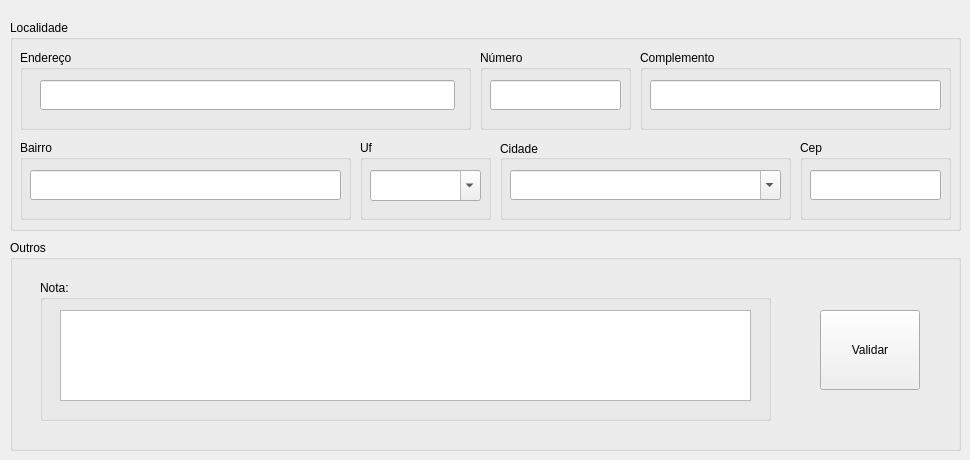
   <widget class="QWidget" name="TabDelivery">
    <attribute name="title">
     <string>Entrega</string>
    </attribute>
    <widget class="QGroupBox" name="GBoxPlaceDelivery">
     <property name="geometry">
      <rect>
       <x>10</x>
       <y>20</y>
       <width>951</width>
       <height>211</height>
      </rect>
     </property>
     <property name="title">
      <string>Localidade</string>
     </property>
     <widget class="QGroupBox" name="GBoxAddressDelivery">
      <property name="geometry">
       <rect>
        <x>10</x>
        <y>30</y>
        <width>451</width>
        <height>80</height>
       </rect>
      </property>
      <property name="title">
       <string>Endereço</string>
      </property>
      <widget class="QLineEdit" name="LEditAddressDelivery">
       <property name="geometry">
        <rect>
         <x>20</x>
         <y>30</y>
         <width>415</width>
         <height>30</height>
        </rect>
       </property>
       <property name="toolTip">
        <string>Informar o Endereçõ de Entrega do Cliente...</string>
       </property>
       <property name="alignment">
        <set>Qt::AlignCenter</set>
       </property>
      </widget>
     </widget>
     <widget class="QGroupBox" name="GBoxNumberDelivery">
      <property name="geometry">
       <rect>
        <x>470</x>
        <y>30</y>
        <width>151</width>
        <height>80</height>
       </rect>
      </property>
      <property name="title">
       <string>Número</string>
      </property>
      <widget class="QLineEdit" name="LEditNumberDelivery">
       <property name="geometry">
        <rect>
         <x>10</x>
         <y>30</y>
         <width>131</width>
         <height>30</height>
        </rect>
       </property>
       <property name="toolTip">
        <string>Informar o Número para o Endereço...</string>
       </property>
       <property name="alignment">
        <set>Qt::AlignCenter</set>
       </property>
      </widget>
     </widget>
     <widget class="QGroupBox" name="GBoxComplementsDelivery">
      <property name="geometry">
       <rect>
        <x>630</x>
        <y>30</y>
        <width>311</width>
        <height>80</height>
       </rect>
      </property>
      <property name="title">
       <string>Complemento</string>
      </property>
      <widget class="QLineEdit" name="LEditComplementsDelivery">
       <property name="geometry">
        <rect>
         <x>10</x>
         <y>30</y>
         <width>291</width>
         <height>30</height>
        </rect>
       </property>
       <property name="toolTip">
        <string>Informar um Complemento para o Endereço, caso tenha...</string>
       </property>
      </widget>
     </widget>
     <widget class="QGroupBox" name="GBoxDistrictDelivery">
      <property name="geometry">
       <rect>
        <x>10</x>
        <y>120</y>
        <width>331</width>
        <height>80</height>
       </rect>
      </property>
      <property name="title">
       <string>Bairro</string>
      </property>
      <widget class="QLineEdit" name="LEditDistrictDelivery">
       <property name="geometry">
        <rect>
         <x>10</x>
         <y>30</y>
         <width>311</width>
         <height>30</height>
        </rect>
       </property>
       <property name="toolTip">
        <string>Informar o Bairro/Região onde fica o Endereço...</string>
       </property>
       <property name="alignment">
        <set>Qt::AlignCenter</set>
       </property>
      </widget>
     </widget>
     <widget class="QGroupBox" name="GBoxCityDelivery">
      <property name="geometry">
       <rect>
        <x>490</x>
        <y>120</y>
        <width>291</width>
        <height>80</height>
       </rect>
      </property>
      <property name="cursor">
       <cursorShape>SizeVerCursor</cursorShape>
      </property>
      <property name="layoutDirection">
       <enum>Qt::LeftToRight</enum>
      </property>
      <property name="title">
       <string>Cidade</string>
      </property>
      <property name="alignment">
       <set>Qt::AlignLeading|Qt::AlignLeft|Qt::AlignVCenter</set>
      </property>
      <widget class="QComboBox" name="CBoxCityDelivery">
       <property name="geometry">
        <rect>
         <x>10</x>
         <y>30</y>
         <width>271</width>
         <height>30</height>
        </rect>
       </property>
       <property name="toolTip">
        <string>Selecionar a Cidade ou Digitar, Caso não tenha..</string>
       </property>
       <property name="editable">
        <bool>true</bool>
       </property>
      </widget>
     </widget>
     <widget class="QGroupBox" name="GBoxStateDelivery">
      <property name="geometry">
       <rect>
        <x>350</x>
        <y>120</y>
        <width>131</width>
        <height>80</height>
       </rect>
      </property>
      <property name="title">
       <string>Uf</string>
      </property>
      <widget class="QComboBox" name="CBoxStateDelivery">
       <property name="geometry">
        <rect>
         <x>10</x>
         <y>30</y>
         <width>111</width>
         <height>31</height>
        </rect>
       </property>
       <property name="cursor">
        <cursorShape>IBeamCursor</cursorShape>
       </property>
       <property name="toolTip">
        <string>Selecionar o Estado de Entrega para o Cliente...</string>
       </property>
       <property name="layoutDirection">
        <enum>Qt::LeftToRight</enum>
       </property>
       <property name="editable">
        <bool>true</bool>
       </property>
      </widget>
     </widget>
     <widget class="QGroupBox" name="GBoxZipCodeDelivery">
      <property name="geometry">
       <rect>
        <x>790</x>
        <y>120</y>
        <width>151</width>
        <height>80</height>
       </rect>
      </property>
      <property name="title">
       <string>Cep</string>
      </property>
      <widget class="QLineEdit" name="LEditZipCodeDelivery">
       <property name="geometry">
        <rect>
         <x>10</x>
         <y>30</y>
         <width>131</width>
         <height>30</height>
        </rect>
       </property>
       <property name="toolTip">
        <string>Informar o Cep da Localidade...</string>
       </property>
       <property name="alignment">
        <set>Qt::AlignCenter</set>
       </property>
      </widget>
     </widget>
    </widget>
    <widget class="QGroupBox" name="GBoxOthersDelivery">
     <property name="geometry">
      <rect>
       <x>10</x>
       <y>240</y>
       <width>951</width>
       <height>211</height>
      </rect>
     </property>
     <property name="title">
      <string>Outros</string>
     </property>
     <widget class="QGroupBox" name="GBoxNotesDelivery">
      <property name="geometry">
       <rect>
        <x>30</x>
        <y>40</y>
        <width>731</width>
        <height>141</height>
       </rect>
      </property>
      <property name="minimumSize">
       <size>
        <width>350</width>
        <height>110</height>
       </size>
      </property>
      <property name="title">
       <string>Nota:</string>
      </property>
      <widget class="QTextEdit" name="TEditNotesDelivery">
       <property name="geometry">
        <rect>
         <x>20</x>
         <y>30</y>
         <width>691</width>
         <height>91</height>
        </rect>
       </property>
       <property name="minimumSize">
        <size>
         <width>300</width>
         <height>90</height>
        </size>
       </property>
       <property name="toolTip">
        <string>Informar alguma Observação para Entrega...</string>
       </property>
      </widget>
     </widget>
     <widget class="QToolButton" name="TButtonValidDelivery">
      <property name="geometry">
       <rect>
        <x>810</x>
        <y>70</y>
        <width>100</width>
        <height>80</height>
       </rect>
      </property>
      <property name="minimumSize">
       <size>
        <width>100</width>
        <height>80</height>
       </size>
      </property>
      <property name="maximumSize">
       <size>
        <width>100</width>
        <height>80</height>
       </size>
      </property>
      <property name="toolTip">
       <string>Validar campos e dados..</string>
      </property>
      <property name="text">
       <string>Validar</string>
      </property>
      <property name="icon">
       <iconset resource="../images.qrc">
        <normaloff>:/images/PNG/48x48/Rebuild-48x48.png</normaloff>:/images/PNG/48x48/Rebuild-48x48.png</iconset>
      </property>
      <property name="iconSize">
       <size>
        <width>48</width>
        <height>48</height>
       </size>
      </property>
      <property name="toolButtonStyle">
       <enum>Qt::ToolButtonTextUnderIcon</enum>
      </property>
     </widget>
    </widget>
   </widget>
